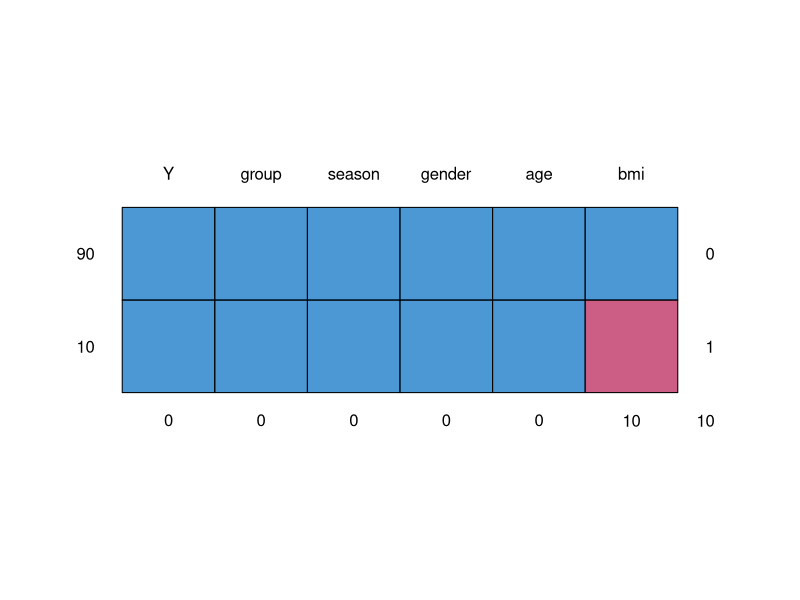
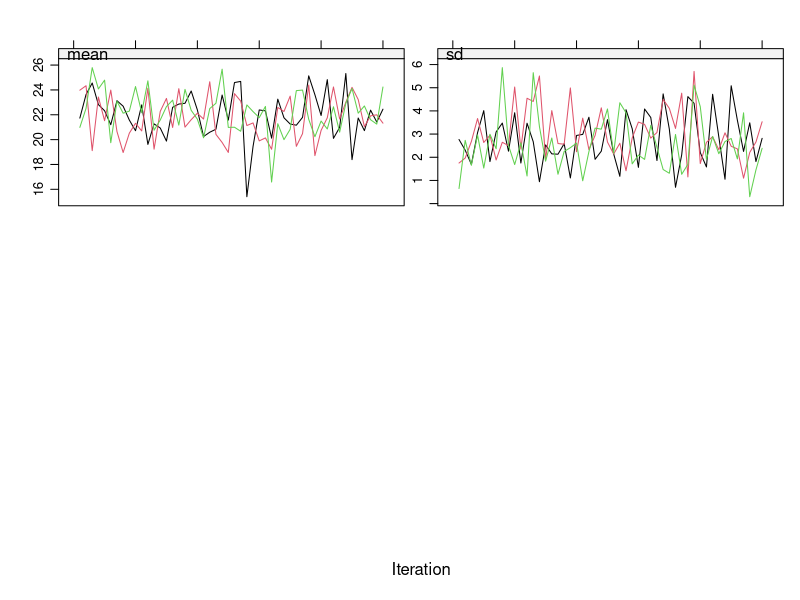
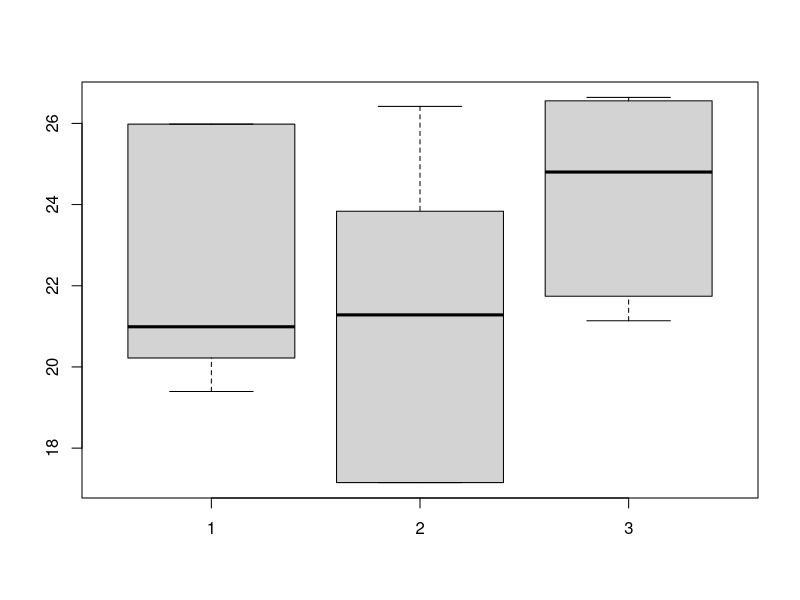
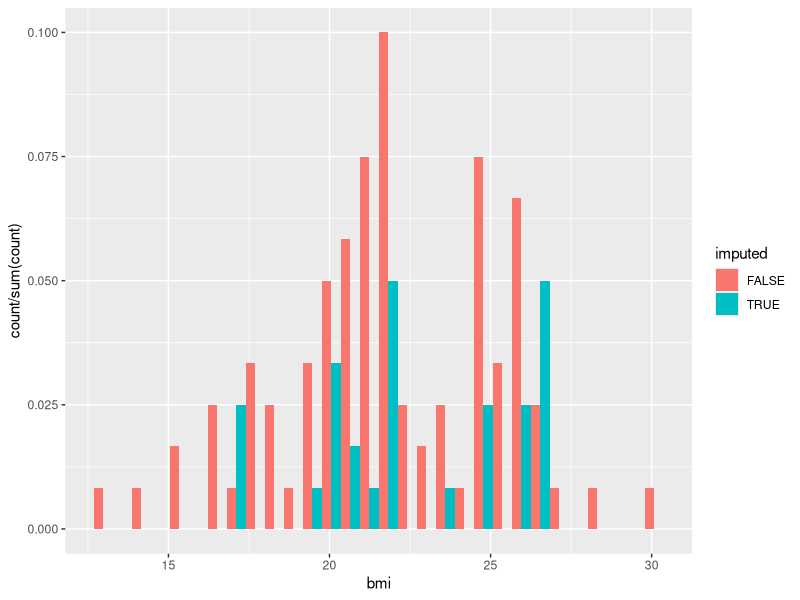
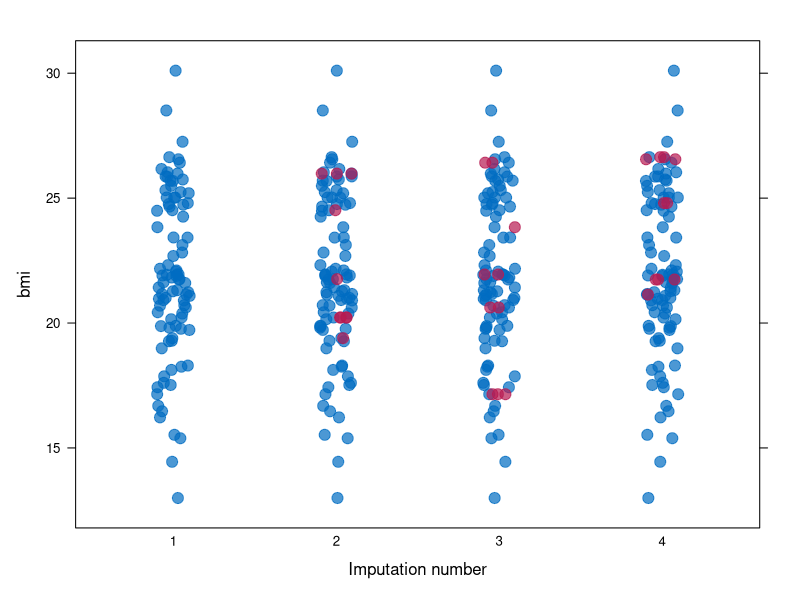

These figures' R source, in order: (Note: this script raises an error after producing the figures.)
## chunk 2
library(lava)
library(mice)
library(data.table)
library(ggplot2)

## * Simulate data (just to have an example to work with)

## chunk 3
mSim <- lvm(Y~group+season+bmi+gender+age)
categorical(mSim, labels = c("winter","summer")) <- ~season
categorical(mSim, labels = c("SAD","HC")) <- ~group
categorical(mSim, labels = c("Male","Female")) <- ~gender
distribution(mSim,~bmi) <- lava::gaussian.lvm(mean = 22, sd = 3)
distribution(mSim,~age) <- lava::uniform.lvm(20,80)

## chunk 4
n <- 1e2
set.seed(10)
dt.data <- as.data.table(sim(mSim,n))

## chunk 5
dt.data[1:10, bmi:=NA]

## * Working with mice
## ** Step 1: Inspect the missing data pattern

## chunk 6
colSums(is.na(dt.data))

## chunk 7
md.pattern(dt.data)

## ** Step 2: Define imputation model

## chunk 8
all.variables <- c("Y","group","season","bmi","gender","age")
n.variables <- length(all.variables)
Mlink <- matrix(0, n.variables, n.variables,
                dimnames = list(all.variables,all.variables))
Mlink[c("group","season","gender","age"),"bmi"] <- 1
Mlink

## ** Step 3: Generate imputed datasets

## chunk 9
n.imputed <- 3 ## number of imputed datasets
dt.mice <- mice(dt.data,
                m=n.imputed, 
                maxit = 50, # number of iterations to obtain the imputed dataset
                predictorMatrix = Mlink,
                method = 'pmm', # Predictive mean matching, only ok for continuous variables, it is possible to set constrains for positive variables
                seed = 500, printFlag = FALSE)
summary(dt.mice)

## ** Step 4: Check the imputed datasets
## *** Convergence of the imputation algorithm

## chunk 10
plot(dt.mice)

## *** Visualizing the imputed values

## chunk 11
dt.mice$imp$bmi

## chunk 12
apply(dt.mice$imp$bmi,2,quantile)

## chunk 13
boxplot(dt.mice$imp$bmi)

## chunk 14
dt.bmi <- rbind(data.table(bmi = unlist(dt.mice$imp$bmi), imputed = TRUE),
                data.table(bmi = na.omit(dt.data$bmi), imputed = FALSE))

## chunk 15
gg1.bmi <- ggplot(dt.bmi, aes(bmi, group = imputed, fill = imputed))
gg1.bmi <- gg1.bmi + geom_histogram(aes(y=..count../sum(..count..)),position = "dodge")
gg1.bmi

## chunk 16
stripplot(dt.mice, bmi~.imp, pch=20, cex=2)

## ** Step 3: Fit the statical model on each imputed dataset

## chunk 17
e.mice <- with(data = dt.mice,
               lm(Y~group+season+bmi+gender+age)
               )
e.mice

## chunk 18
e.mice$analyses[[1]]

## chunk 19
dt.tempo <- copy(dt.data)
dt.tempo[is.na(bmi), bmi := dt.mice$imp$bmi[,1]]
lm(Y ~ group + season + bmi + gender + age, data  = dt.tempo)

## ** Step 4: Pool the results over the imputed datasets

## chunk 20
ePool.mice <- pool(e.mice)
summary(ePool.mice)

## chunk 21
Q.coef <- colMeans(do.call(rbind,lapply(e.mice$analyses, coef)))
Q.coef

## chunk 22
covW <- Reduce("+",lapply(e.mice$analyses, vcov))/n.imputed
covW

## chunk 23
ls.diffCoef <- lapply(e.mice$analyses, function(iI){coef(iI)-Q.coef})
covB <- Reduce("+",lapply(ls.diffCoef,tcrossprod))/(n.imputed-1)
covB

## chunk 24
covE <- covB/n.imputed
covE

## chunk 25
covT <- covW + covB + covE

## chunk 26
sqrt(diag(covT))

## * Special case: imputation using a specific law and no covariate

## chunk 27
mice.impute.SI_uninf <- function(y, ry, ...){ ## uniform distribution
    n.NA <- sum(ry==FALSE)
    sample <- stats::runif(n.NA, min = 0, max = 1)
    return(cbind(sample))
}

mice.impute.SI_tnorm <- function(y, ry, ...){ ## truncated normal law
    require(truncnorm)
    n.NA <- sum(ry==FALSE)
    sample <- rtruncnorm(n.NA, a = 0, b = 1, mean = 1, sd = 0.1)
    return(cbind(sample))
}

## chunk 28
n.imputed <- 50 ## number of imputed datasets
dt.mice2 <- mice(dt.data,
                m=n.imputed, 
                maxit = 1, # not relevant
                predictorMatrix = Mlink, # not relevant
                method = 'SI_tnorm', # function previous define (without "mice.impute.")
                seed = 500, printFlag = FALSE)

## chunk 29
quantile(unlist(dt.mice$imp$bmi))

## chunk 30
hist(unlist(dt.mice2$imp$bmi))

## chunk 31
stripplot(dt.mice2, bmi~.imp, pch=20, cex=2)

## * Reporting guideline 
